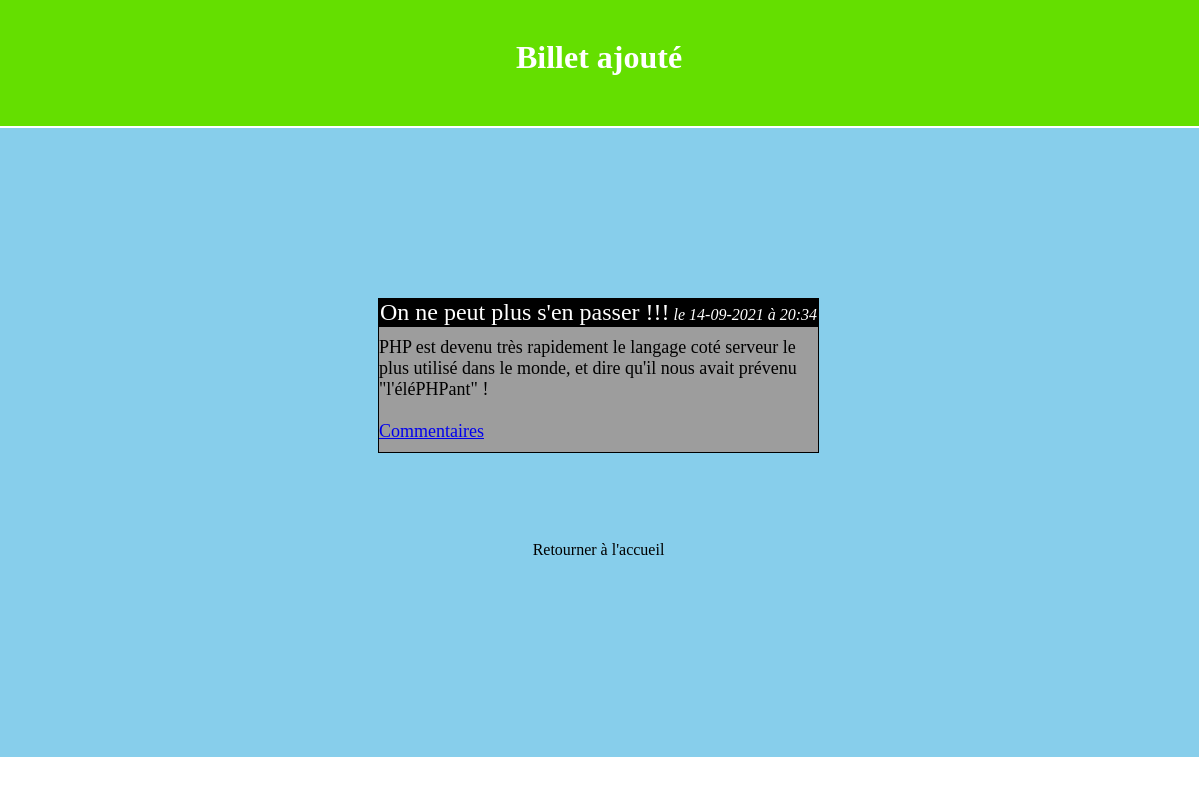
Screenshot of /ajout.php with the database file from the repository.
### tables this page shows
CREATE TABLE `billet` (
  `id` int(11) NOT NULL,
  `titre` varchar(255) NOT NULL,
  `contenu` text NOT NULL,
  `dates` varchar(20) NOT NULL,
  `temps` varchar(20) NOT NULL
);

### ajout.php (the view, shortened to what this page needs)
<!DOCTYPE html>
<html>
<head>
    <link rel="stylesheet" href="css.css">
    <link rel="stylesheet" href="css2.css">
</head>
<body>
    <center>
        <p class="ajout"><strong><font size="6px">Billet ajouté</font></strong></p>
        <?php
            require_once('connect.php');
            $req=$bdd->query('SELECT id, titre, contenu, dates, temps FROM billet ORDER BY id DESC');
            $donne=$req->fetch();
            echo '<center class="bloc"><br/><br/><br/><p class="titre"><font size=5px>'.strip_tags($donne['titre']).'<em><font size=3px> le '.strip_tags($donne['dates']).' à '.strip_tags($donne['temps']).'</font></em></font></p><br/><p class="contenu"><font size=4px>'.strip_tags($donne['contenu']).'<br/><br/><a href="commentaires.php?num='.strip_tags($donne['id']).'">Commentaires</a></font></p><br/><br/><br/><br/><a class="re" href="index.php">Retourner à l\'accueil</a><br/><br/><br/><br/><br/><br/><br/><br/><br/><br/><br/><br/></center>';
        ?>
    </center>
</body>
</html>

### css.css (style rules this page uses)
.titre { border: 1px solid black; margin-left: 380px; margin-right: 380px; background-color: black; color: white; }
.contenu { border: 1px solid black; margin-left: 380px; margin-right: 380px; padding-top: 10px; padding-bottom: 10px; margin-top: -35px; text-align: left; background-color: rgb(157, 157, 157); color: black; }

### css2.css (style rules this page uses)
.ajout { border: 1px solid white; background-color: rgb(100, 223, 0); color: white; margin-left: -10px; margin-right: -8px; margin-top: -10px; padding-top: 40px; padding-bottom: 50px; }
.bloc { background-color: skyblue; margin-left: -10px; margin-right: -7px; margin-top: -15px; padding-top: 100px; }
.re { text-decoration: none; color: black; }

### rows the page displays
billet: titre "On ne peut plus s'en passer !!!", dates "14-09-2021", temps "20:34", contenu "PHP est devenu très rapidement le langage coté serveur le plus utilisé dans le monde, et dire qu'il nous avait prévenu \"l'éléPHPant\" !"
